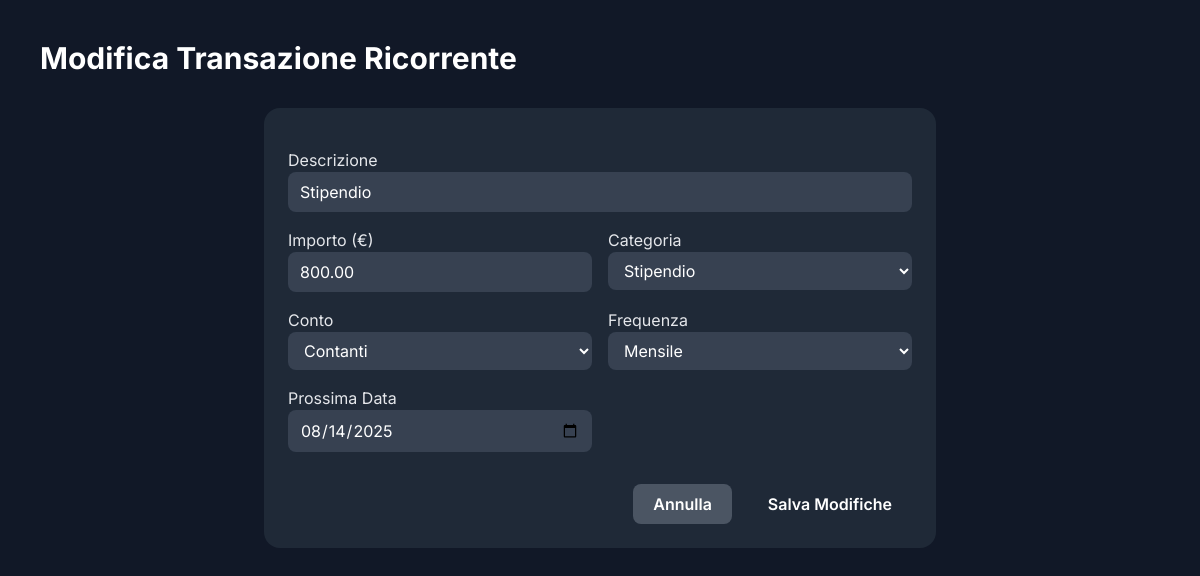
The app's page /edit_recurring.php?id=1 (signed in) with its own data.
### tables this page shows
CREATE TABLE `recurring_transactions` (
  `id` int(11) NOT NULL,
  `user_id` int(11) NOT NULL,
  `description` varchar(255) NOT NULL,
  `amount` decimal(10,2) NOT NULL,
  `type` varchar(10) NOT NULL,
  `category_id` int(11) NOT NULL,
  `account_id` int(11) NOT NULL,
  `frequency` varchar(20) NOT NULL,
  `start_date` date NOT NULL,
  `next_due_date` date NOT NULL,
  `created_at` timestamp NOT NULL DEFAULT current_timestamp()
);

### functions.php (called while the page is built, shortened)
<?php
function get_recurring_transaction_by_id($conn, $recurring_id, $user_id) {
    $sql = "SELECT * FROM recurring_transactions WHERE id = ? AND user_id = ?";
    $stmt = $conn->prepare($sql);
    $stmt->bind_param("ii", $recurring_id, $user_id);
    $stmt->execute();
    $result = $stmt->get_result();
    $transaction = $result->fetch_assoc();
    return $transaction;
}
function get_user_accounts($conn, $user_id) {
    $accounts = [];
    $sql = "SELECT id, name FROM accounts WHERE user_id = ?";
    $stmt = $conn->prepare($sql);
    $stmt->bind_param('i', $user_id);
    $stmt->execute();
    $result = $stmt->get_result();
    while ($row = $result->fetch_assoc()) {
        $accounts[] = $row;
    }
    return $accounts;
}
function get_user_categories($conn, $user_id, $type) {
    $categories = [];
    $sql = "SELECT id, name, icon FROM categories WHERE user_id = ? AND type = ? ORDER BY category_order ASC";
    $stmt = $conn->prepare($sql);
    $stmt->bind_param('is', $user_id, $type);
    $stmt->execute();
    $result = $stmt->get_result();
    while ($row = $result->fetch_assoc()) {
        $categories[] = $row;
    }
    return $categories;
}
?>

### edit_recurring.php (the view, shortened to what this page needs)
<?php
require_once 'db_connect.php';
require_once 'functions.php';
$user_id = $_SESSION["id"];
$recurring_id = $_GET['id'] ?? 0;
$recurring_transaction = get_recurring_transaction_by_id($conn, $recurring_id, $user_id);
$accounts = get_user_accounts($conn, $user_id);
$incomeCategories = get_user_categories($conn, $user_id, 'income');
?>
<!DOCTYPE html>
<html lang="it">
<head>
    <script src="https://cdn.tailwindcss.com"></script>
</head>
<body class="text-gray-200 p-10">
    <h1 class="text-3xl font-bold text-white">Modifica Transazione Ricorrente</h1>
    <div class="bg-gray-800 rounded-2xl p-6 max-w-2xl mx-auto mt-8">
        <form action="update_recurring.php" method="POST" class="space-y-4">
            <div class="grid grid-cols-1 md:grid-cols-2 gap-4">
                <div class="md:col-span-2">
                    <label>Descrizione</label>
                    <input type="text" name="description" value="<?php echo htmlspecialchars($recurring_transaction['description']); ?>" required class="w-full bg-gray-700 text-white rounded-lg px-3 py-2">
                </div>
                <div>
                    <label>Importo (€)</label>
                    <input type="number" step="0.01" name="amount" value="<?php echo $recurring_transaction['amount']; ?>" required class="w-full bg-gray-700 text-white rounded-lg px-3 py-2">
                </div>
                <div>
                    <label>Categoria</label>
                    <select name="category_id" required class="w-full bg-gray-700 text-white rounded-lg px-3 py-2">
                        <optgroup label="Entrate">
                            <?php foreach($incomeCategories as $cat){ $selected = ($cat['id'] == $recurring_transaction['category_id']) ? 'selected' : ''; echo "<option value='{$cat['id']}' {$selected}>{$cat['name']}</option>"; } ?>
                        </optgroup>
                    </select>
                </div>
                <div>
                    <label>Conto</label>
                    <select name="account_id" required class="w-full bg-gray-700 text-white rounded-lg px-3 py-2">
                        <?php foreach($accounts as $acc){ $selected = ($acc['id'] == $recurring_transaction['account_id']) ? 'selected' : ''; echo "<option value='{$acc['id']}' {$selected}>{$acc['name']}</option>"; } ?>
                    </select>
                </div>
                <div>
                    <label>Frequenza</label>
                    <select name="frequency" required class="w-full bg-gray-700 text-white rounded-lg px-3 py-2">
                        <option value="monthly" <?php if($recurring_transaction['frequency'] == 'monthly') echo 'selected'; ?>>Mensile</option>
                    </select>
                </div>
                <div>
                    <label>Prossima Data</label>
                    <input type="date" name="next_due_date" required value="<?php echo $recurring_transaction['next_due_date']; ?>" class="w-full bg-gray-700 text-white rounded-lg px-3 py-2">
                </div>
            </div>
            <div class="flex justify-end space-x-4 pt-4">
                <a href="recurring.php" class="bg-gray-600 hover:bg-gray-700 text-white font-semibold py-2 px-5 rounded-lg">Annulla</a>
                <button type="submit" class="bg-primary-600 hover:bg-primary-700 text-white font-semibold py-2 px-5 rounded-lg">Salva Modifiche</button>
            </div>
        </form>
    </div>
</body>
</html>

### edit_recurring.php (style rules this page uses)
body { font-family: 'Inter', sans-serif; background-color: #111827; }

### records on screen
recurring_transactions: description "Stipendio", amount "800.00", frequency "Mensile", next_due_date "08/14/2025"

### other values on screen
form field category_id "Stipendio"
form field account_id "Contanti"
